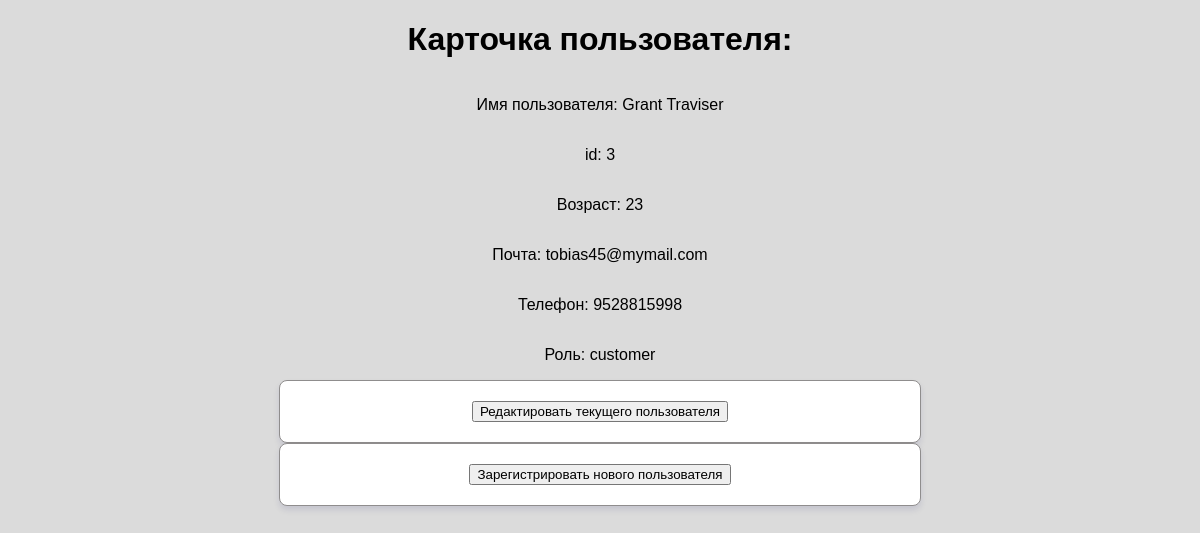
The app's page /users/3/, older data.
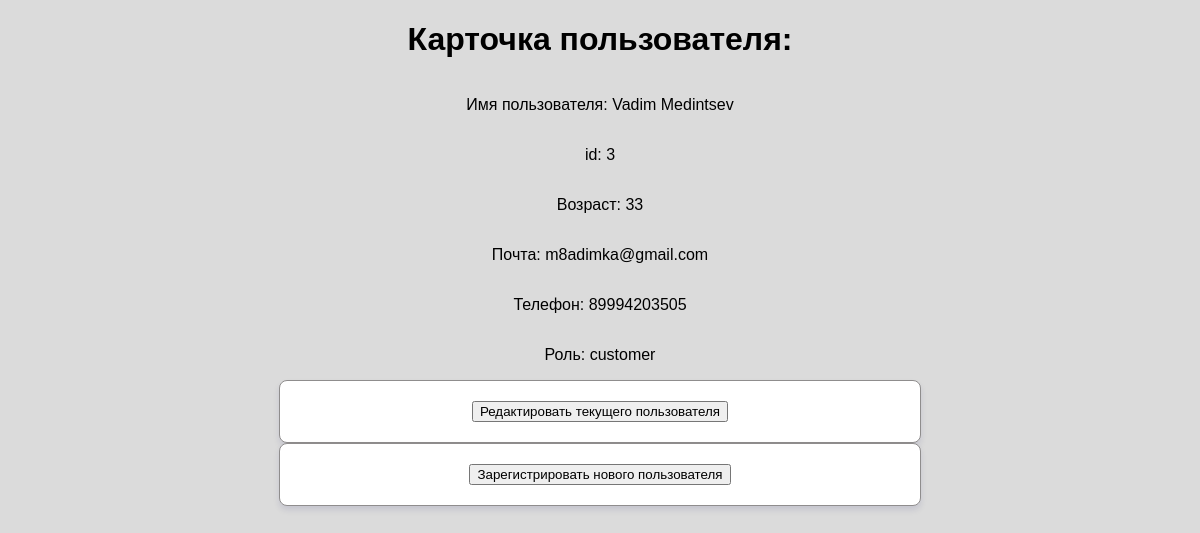
The same page, newer data.
### home_work/You_Do.py (models this page shows)
class User (db.Model):
    __tablename__ = "users"
    id = db.Column (db.Integer, primary_key=True)
    first_name = db.Column(db.String (100), nullable = False)
    last_name = db.Column(db.String(100))
    age = db.Column(db.Integer, db.CheckConstraint("age>=16"))
    email = db.Column(db.String(150))
    role = db.Column(db.String(100))
    phone = db.Column(db.String(100))

### home_work/You_Do.py (the view)
@app.route('/users/<int:user>/')
def user_page(user=None):
    with app.app_context():
        user_data = db.session.query(User).get(user)
    return render_template('user.html', user_data=user_data)

### home_work/templates/user.html (shortened to what this page needs)
<!DOCTYPE html>
<html lang="ru">
<head>
    <link rel="stylesheet" href="{{ url_for('static', filename='styles.css') }}">
</head>
<body>
    <h1>Карточка пользователя:</h1>
    <p>Имя пользователя: {{ user_data.first_name }} {{ user_data.last_name }}</p>
    <p>id: {{ user_data.id }}</p>
    <p>Возраст: {{ user_data.age }}</p>
    <p>Почта: {{ user_data.email }}</p>
    <p>Телефон: {{ user_data.phone }}</p>
    <p>Роль: {{ user_data.role }}</p>
    <div class="container">
        <form method="GET" action="/user/change/">
            <input type="submit" value="Редактировать текущего пользователя">
        </form>
    </div>
    <div class="container">
        <form method="GET" action="/user/new/">
            <input type="submit" value="Зарегистрировать нового пользователя">
        </form>
    </div>
</body>
</html>

### home_work/static/styles.css (style rules this page uses)
body { font-family: Arial, sans-serif; background-color: #dbdbdb; margin: 0; padding: 0; display: flex; justify-content: flex-start; flex-direction: column; align-items: center; min-height: 100vh; }
.container { background: white; border: 1px solid #8f8d8d; border-radius: 8px; box-shadow: 0 4px 6px rgba(0, 10, 97, 0.1); padding: 20px; width: 600px; text-align: center; }

Row changes from the older to the newer data that the page shows:
changed User "customer": first_name "Grant" → "Vadim"; last_name "Traviser" → "Medintsev"; age "23" → "33"; email "tobias45@mymail.com" → "m8adimka@gmail.com"; phone "9528815998" → "89994203505"
